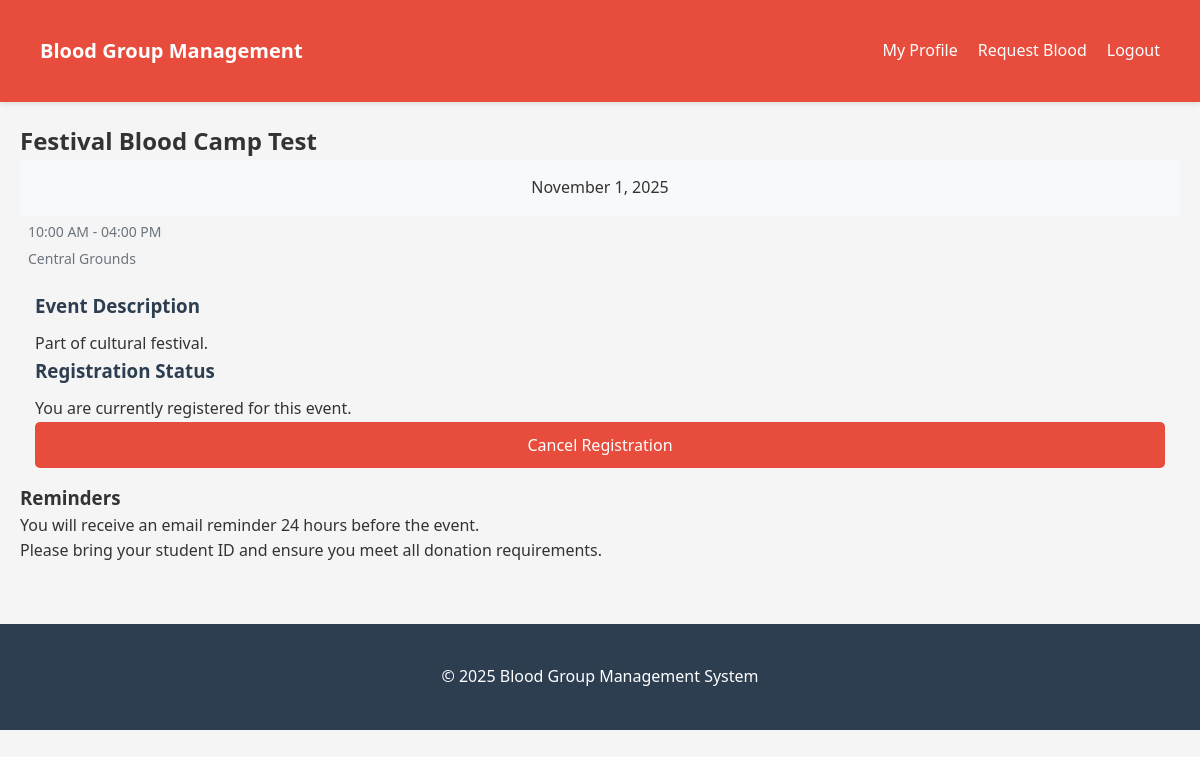
Screenshot of /student/register_event.php?event_id=5 (signed in) with the database file from the repository.
### tables this page shows
CREATE TABLE `donation_events` (
  `id` int(11) NOT NULL,
  `event_name` varchar(100) NOT NULL,
  `event_date` date NOT NULL,
  `start_time` time NOT NULL,
  `end_time` time NOT NULL,
  `location` varchar(255) NOT NULL,
  `target_donors` int(11) NOT NULL,
  `target_blood_groups` varchar(100) DEFAULT NULL,
  `target_departments` varchar(255) DEFAULT NULL,
  `description` text DEFAULT NULL,
  `created_at` timestamp NOT NULL DEFAULT current_timestamp(),
  `updated_at` timestamp NOT NULL DEFAULT current_timestamp() ON UPDATE current_timestamp()
);

### student/register_event.php (the view, shortened to what this page needs)
<?php
require_once '../includes/config.php';
$event_id = $_GET['event_id'] ?? 0;
$stmt = $pdo->prepare("SELECT * FROM donation_events WHERE id = ? AND event_date >= CURDATE()");
$stmt->execute([$event_id]);
$event = $stmt->fetch(PDO::FETCH_ASSOC);
$stmt = $pdo->prepare("SELECT id FROM students WHERE student_id = ?");
$stmt->execute([$_SESSION['student_id']]);
$studentRow = $stmt->fetch(PDO::FETCH_ASSOC);
$numericId = $studentRow['id'];
$stmt = $pdo->prepare("SELECT 1 FROM event_registrations WHERE event_id = ? AND student_id = ?");
$stmt->execute([$event_id, $numericId]);
$is_registered = $stmt->fetchColumn();
?>
<!DOCTYPE html>
<html lang="en">
<head>
    <link rel="stylesheet" href="../assets/css/style.css">
    <link rel="stylesheet" href="../assets/css/admin.css">
</head>
<body>
    <?php include '../includes/student_header.php'; ?>
    <div class="container">
        <div class="event-registration">
            <div class="event-header">
                <h2><?php echo htmlspecialchars($event['event_name']); ?></h2>
                <p class="event-date">
                    <?php echo date('F j, Y', strtotime($event['event_date'])); ?>
                </p>
                <p class="event-time">
                    <?php echo date('h:i A', strtotime($event['start_time'])); ?> -
                    <?php echo date('h:i A', strtotime($event['end_time'])); ?>
                </p>
                <p class="event-location">
                    <?php echo htmlspecialchars($event['location']); ?>
                </p>
            </div>
            <div class="event-details">
                <?php if(!empty($event['description'])): ?>
                    <h3>Event Description</h3>
                    <p><?php echo nl2br(htmlspecialchars($event['description'])); ?></p>
                <?php endif; ?>
                <h3>Registration Status</h3>
                <p>You are currently <?php echo $is_registered ? 'registered' : 'not registered'; ?> for this event.</p>
                <form method="post">
                    <button type="submit" class="btn <?php echo $is_registered ? 'btn-danger' : 'btn-primary'; ?>">
                        <?php echo $is_registered ? 'Cancel Registration' : 'Register for Event'; ?>
                    </button>
                </form>
            </div>
            <div class="event-reminder">
                <h3>Reminders</h3>
                <p>You will receive an email reminder 24 hours before the event.</p>
                <p>Please bring your student ID and ensure you meet all donation requirements.</p>
            </div>
        </div>
    </div>
    <?php include '../includes/student_footer.php'; ?>
</body>
</html>

### assets/css/style.css (style rules this page uses)
:root { --primary-color: #e74c3c; --secondary-color: #3498db; --dark-color: #2c3e50; --light-color: #ecf0f1; --success-color: #2ecc71; --danger-color: #e74c3c; --warning-color: #f39c12; --info-color: #3498db; }
* { margin: 0; padding: 0; box-sizing: border-box; font-family: 'Segoe UI', Tahoma, Geneva, Verdana, sans-serif; }
body { background-color: #f5f5f5; color: #333; line-height: 1.6; }
.container { max-width: 100%; margin: 0 auto; padding: 20px; }
button { background-color: var(--primary-color); color: white; border: none; padding: 12px 20px; border-radius: 4px; cursor: pointer; font-size: 16px; font-weight: 500; width: 100%; transition: background-color 0.3s; }
.btn { display: inline-block; padding: 12px 24px; border-radius: 5px; font-weight: 500; text-align: center; cursor: pointer; transition: all 0.3s; border: none; font-size: 16px; }

### assets/css/admin.css (style rules this page uses)
:root { --primary-color: #e74c3c; --secondary-color: #3498db; --dark-color: #2c3e50; --light-color: #ecf0f1; --success-color: #2ecc71; --danger-color: #e74c3c; --warning-color: #f39c12; --info-color: #3498db; --sidebar-width: 250px; }
* { margin: 0; padding: 0; box-sizing: border-box; font-family: 'Segoe UI', Tahoma, Geneva, Verdana, sans-serif; }
body { background-color: #f5f7fa; color: #333; }
.btn { display: inline-flex; align-items: center; justify-content: center; padding: 8px 16px; border-radius: 4px; font-size: 14px; font-weight: 500; cursor: pointer; transition: all 0.3s; border: none; text-decoration: none; gap: 8px; }
.btn-danger { background-color: var(--danger-color); color: white; }
.event-date { background-color: #f8f9fa; padding: 15px; text-align: center; min-width: 70px; display: flex; flex-direction: column; justify-content: center; }
.event-details { flex: 1; padding: 15px; }
.event-details h3 { margin: 0 0 10px; color: #2c3e50; }
.event-time, .event-location { margin: 5px 0; color: #6c757d; font-size: 14px; display: flex; align-items: center; gap: 8px; }

### rows the page displays
donation_events: event_name "Festival Blood Camp Test", event_date "November 1, 2025", start_time "10:00 AM", end_time "04:00 PM", location "Central Grounds", description "Part of cultural festival."
